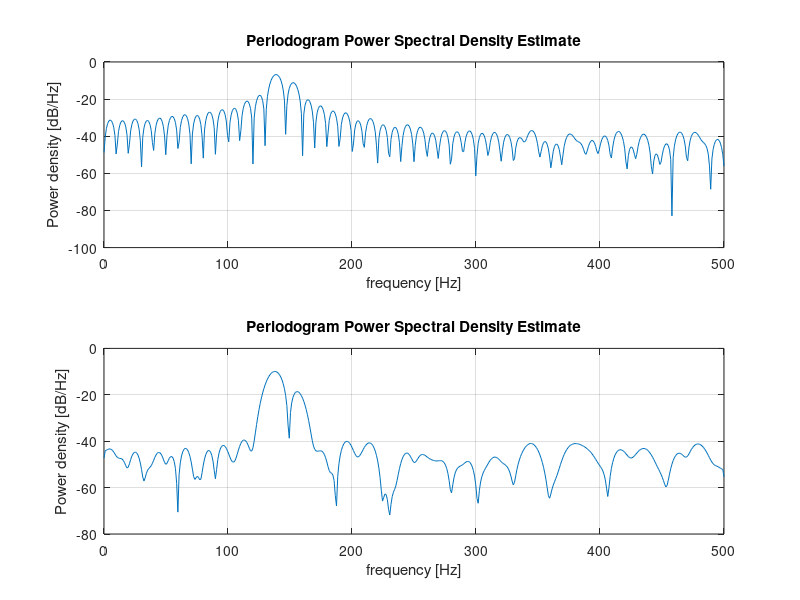

This figure's MATLAB source:
clear
randn('state',0);
fs = 1000;                         % Sampling frequency
t = (0:fs/10)/fs;                  % One-tenth of a second worth of samples
xn = sin(2*pi*150*t) + 2*sin(2*pi*140*t) + 0.1*randn(size(t));
subplot(211)
periodogram(xn,rectwin(length(xn)),1024,fs);
subplot(212)
periodogram(xn,hamming(length(xn)),1024,fs);